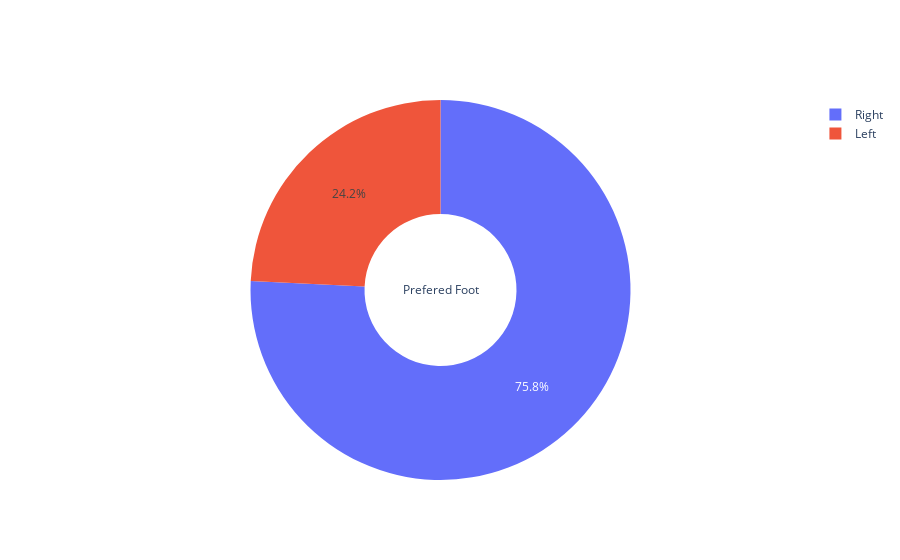

Notebook source saved alongside this figure:
### Markdown cell above
- We have huge number of defenders followed by midfielder and attacker.

### Code cell
fig = go.Figure(data=[go.Pie(labels=arsenal.preferred_foot.value_counts().index, 
                             values=arsenal.preferred_foot.value_counts(),
                             title='Prefered Foot',
                             hole=0.4)])
fig.show()

### Figure 1 — Plotly figure (JSON) as saved in the notebook; plotly's stock layout.template omitted (floating-point values rounded to 4 significant figures)
{"data": [{"hole": 0.4, "labels": ["Right", "Left"], "title": {"text": "Prefered Foot"}, "type": "pie", "values": [25, 8]}], "layout": {}}
